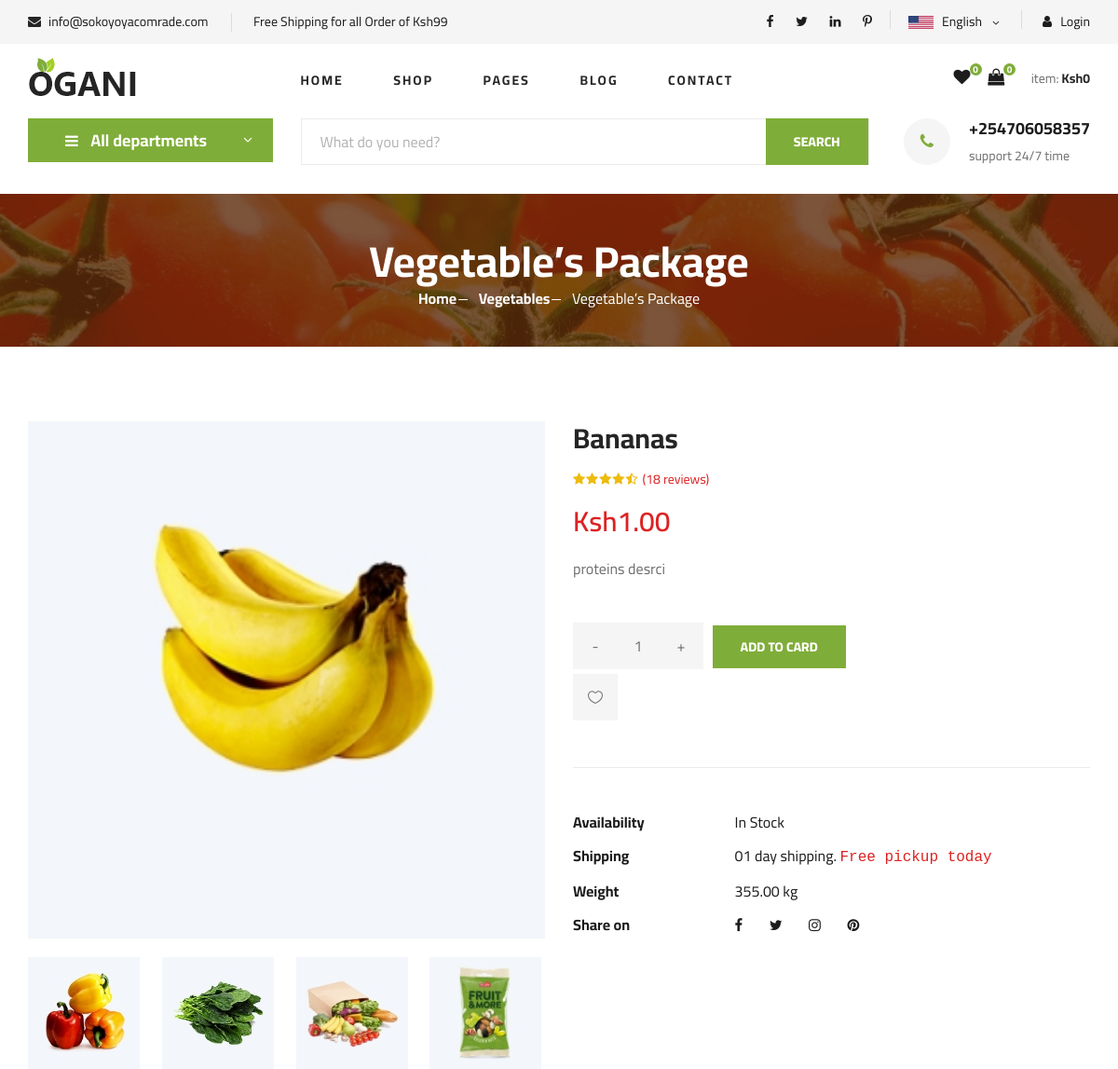
Before: /detail/9 (upper part) with the older database file.
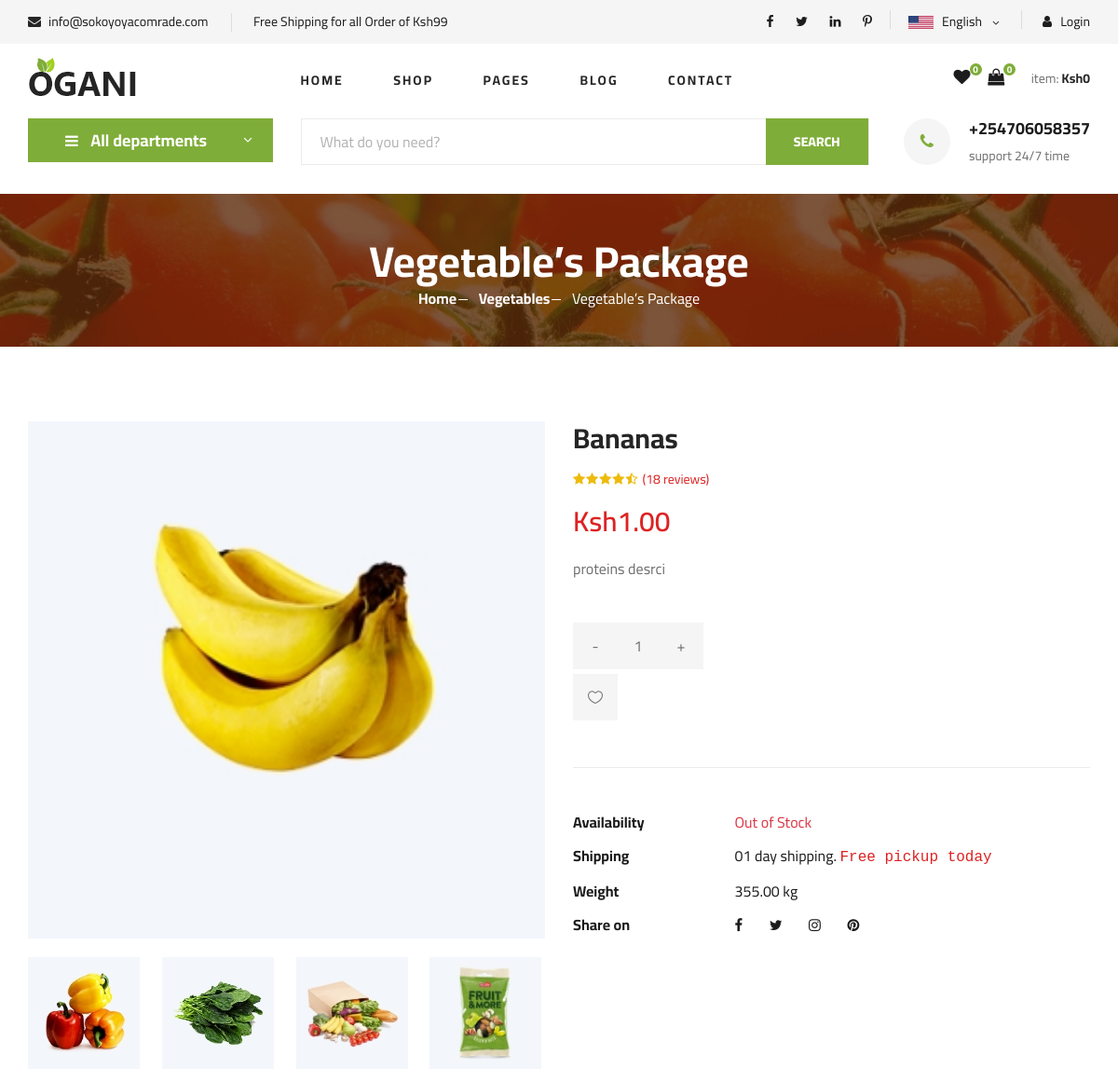
After: the same page with the newer database file.
### demoapp/models.py (models this page shows)
class Product(models.Model):
    category = models.ForeignKey(Category, on_delete=models.CASCADE, related_name="products")
    name = models.CharField(max_length=200)
    description = models.TextField()
    price = models.DecimalField(max_digits=10, decimal_places=2)
    image = models.ImageField(upload_to="product/")
    weight = models.DecimalField(max_digits=5, decimal_places=2, help_text="Weight in kg")
    stock = models.PositiveIntegerField(default=0)
    available = models.BooleanField(default=True)
    created_at = models.DateTimeField(auto_now_add=True)

### demoapp/views.py (the view)
# urls.py: path('detail/<int:i>',views.detail,name="detail"),
def detail(request,i):
    obj=Product.objects.get(id=i)
    mydict={
         "allCategory":Category.objects.all(),
         "Product":obj,
         "products": Product.objects.all(),
    }
    return render(request,'shop-details.html',context=mydict)

### demoapp/context_processors.py (called while the page is built)
def product_list(request):
    return {
        "product_list": Product.objects.all()
    }

def favorite_count(request):
    count = 0
    if request.user.is_authenticated:
        count = Favorite.objects.filter(user=request.user).count()
    return {
        "favorite_count": count
    }

def cart_total(request):
    cart = request.session.get('cart', {})
    subtotal = 0
    cart_count = 0
    for item in cart.values():
        subtotal += Decimal(item['price']) * item['quantity']
        cart_count += item['quantity']
    return {
        "subtotal": subtotal,
        "cart_count": cart_count
    }

### templates/shop-details.html (shortened to what this page needs)
{% extends 'master.html' %}
{% load static %}
{% block content%}
    <section class="breadcrumb-section set-bg" data-setbg="{% static 'img/breadcrumb.jpg' %}">
        <div class="container">
            <div class="row">
                <div class="col-lg-12 text-center">
                    <div class="breadcrumb__text">
                        <h2>Vegetable’s Package</h2>
                        <div class="breadcrumb__option">
                            <a href="{% url 'index' %}">Home</a>
                            <a href="{% url 'index' %}">Vegetables</a>
                            <span>Vegetable’s Package</span>
                        </div>
                    </div>
                </div>
            </div>
        </div>
    </section>
    <section class="product-details spad">
        <div class="container">
            <div class="row">
                <div class="col-lg-6 col-md-6">
                    <div class="product__details__pic">
                        <div class="product__details__pic__item">
                            <img class="product__details__pic__item--large"
                                src="{{ Product.image.url }}" alt="">
                        </div>
                        <div class="product__details__pic__slider owl-carousel">
                            <img data-imgbigurl="{% static 'img/product/details/product-details-2.jpg' %}"
                                src="{% static 'img/product/details/thumb-1.jpg" alt="">
                            <img data-imgbigurl="img/product/details/product-details-3.jpg' %}"
                                src="{% static 'img/product/details/thumb-2.jpg" alt="">
                            <img data-imgbigurl="img/product/details/product-details-5.jpg' %}"
                                src="{% static 'img/product/details/thumb-3.jpg" alt="">
                            <img data-imgbigurl="img/product/details/product-details-4.jpg' %}"
                                src="{% static 'img/product/details/thumb-4.jpg' %}" alt="">
                        </div>
                    </div>
                </div>
                <div class="col-lg-6 col-md-6">
                    <div class="product__details__text">
                        <h3>{{Product.name}}</h3>
                        <div class="product__details__rating">
                            <i class="fa fa-star"></i>
                            <i class="fa fa-star"></i>
                            <i class="fa fa-star"></i>
                            <i class="fa fa-star"></i>
                            <i class="fa fa-star-half-o"></i>
                            <span>(18 reviews)</span>
                        </div>
                        <div class="product__details__price">Ksh{{Product.price}}</div>
                        <p>{{Product.description}}</p>
                        <form action="{% url 'AddCart' %}" method="post">
                        <div class="product__details__quantity">
                            <div class="quantity">
                                <div class="pro-qty">
                                    <input type="text" value="1" name="quantity">
                                </div>
                            </div>
                        </div>
                        {% if Product.stock > 0 %}
                        <button type="submit"  class="site-btn">ADD TO CARD</button>
                        {% endif %}
                        </form>
                        <a href="#" class="heart-icon"><span class="icon_heart_alt"></span></a>
                        <ul>
                            <li><b>Availability</b>
                                {% if Product.stock > 0 %}
                                <span>In Stock</span>
                                {% else %}
                                <span class="text-danger">Out of Stock</span>
                                {% endif %}
                            </li>
                            <li><b>Shipping</b> <span>01 day shipping. <samp>Free pickup today</samp></span></li>
                            <li><b>Weight</b> <span>{{Product.weight}} kg</span></li>
                            <li><b>Share on</b>
                                <div class="share">
                                    <a href="#"><i class="fa fa-facebook"></i></a>
                                    <a href="#"><i class="fa fa-twitter"></i></a>
                                    <a href="#"><i class="fa fa-instagram"></i></a>
                                    <a href="#"><i class="fa fa-pinterest"></i></a>
                                </div>
                            </li>
                        </ul>
                    </div>
                </div>
            </div>
        </div>
    </section>
   {% endblock%}

### templates/master.html (shortened to what this page needs)
{% load static %}
<!DOCTYPE html>
<html lang="zxx">
<head>
    <link rel="stylesheet" href="{% static 'css/bootstrap.min.css' %}" type="text/css">
    <link rel="stylesheet" href="{% static 'css/font-awesome.min.css' %}" type="text/css">
    <link rel="stylesheet" href="{% static 'css/elegant-icons.css' %}" type="text/css">
    <link rel="stylesheet" href="{% static 'css/nice-select.css' %}" type="text/css">
    <link rel="stylesheet" href="{% static 'css/jquery-ui.min.css' %}" type="text/css">
    <link rel="stylesheet" href="{% static 'css/owl.carousel.min.css' %}" type="text/css">
    <link rel="stylesheet" href="{% static 'css/slicknav.min.css' %}" type="text/css">
    <link rel="stylesheet" href="{% static 'css/style.css' %}" type="text/css">
</head>
<body>
    <header class="header">
        <div class="header__top">
            <div class="container">
                <div class="row">
                    <div class="col-lg-6">
                        <div class="header__top__left">
                            <ul>
                                <li><i class="fa fa-envelope"></i> info@sokoyoyacomrade.com</li>
                                <li>Free Shipping for all Order of Ksh99</li>
                            </ul>
                        </div>
                    </div>
                    <div class="col-lg-6">
                        <div class="header__top__right">
                            <div class="header__top__right__social">
                                <a href="#"><i class="fa fa-facebook"></i></a>
                                <a href="#"><i class="fa fa-twitter"></i></a>
                                <a href="#"><i class="fa fa-linkedin"></i></a>
                                <a href="#"><i class="fa fa-pinterest-p"></i></a>
                            </div>
                            <div class="header__top__right__language">
                                <img src="{% static 'img/language.png' %}" alt="">
                                <div>English</div>
                                <span class="arrow_carrot-down"></span>
                            </div>
                            <div class="header__top__right__auth">
                                {% if user.is_authenticated %}
                                <a href="#"><i class="fa fa-user"></i>
                                    {{ user.username }}
                                </a>
                                <a href="{% url 'logout' %}">logout</a>
                                {% else %}
                                <a href="{% url 'login' %}"><i class="fa fa-user"></i>
                                    Login
                                </a>
                                {% endif %}
                            </div>
                        </div>
                    </div>
                </div>
            </div>
        </div>
        <div class="container">
            <div class="row">
                <div class="col-lg-3">
                    <div class="header__logo">
                        <a href="./index.html"><img src="{% static 'img/logo.png' %}" alt=""></a>
                    </div>
                </div>
                <div class="col-lg-6">
                    <nav class="header__menu">
                        <ul>
                            <li class="{% if request.path == '/' %}active{% endif %}"><a
                                    href="{% url 'index' %}">Home</a></li>
                            <li class="{% if request.path == '/shop/' %}active{% endif %}"><a
                                    href="{% url 'shop' %}">Shop</a></li>
                            <li><a href="#">Pages</a>
                            </li>
                            <li><a href="{% url 'blog' %}">Blog</a></li>
                            <li><a href="{% url 'contact' %}">Contact</a></li>
                        </ul>
                    </nav>
                </div>
                <div class="col-lg-3">
                    <div class="header__cart">
                        <ul>
                            <li><a href="#"><i class="fa fa-heart"></i> <span>{{ favorite_count }}</span></a></li>
                            <li>
                                <a href="{% url 'cart' %}">
                                    <i class="fa fa-shopping-bag"></i>
                                    <span>{{ request.session.cart|length }}</span>
                                </a>
                            </li>
                        </ul>
                        <div class="header__cart__price">item: <span>Ksh{{subtotal}}</span></div>
                    </div>
                </div>
            </div>
        </div>
    </header>
    <section class="hero hero-normal">
        <div class="container">
            <div class="row">
                <div class="col-lg-3">
                    <div class="hero__categories">
                        <div class="hero__categories__all">
                            <i class="fa fa-bars"></i>
                            <span>All departments</span>
                        </div>
                    </div>
                </div>
                <div class="col-lg-9">
                    <div class="hero__search">
                        <div class="hero__search__form">
                            <form action="{% url 'shop' %}">
                                <input type="text" class="hero__categories" name="product"
                                    placeholder="What do you need?" list="productlist" autocomplete="off">
                                <button type="submit" class="site-btn">SEARCH</button>
                            </form>
                        </div>
                        <div class="hero__search__phone">
                            <div class="hero__search__phone__icon">
                                <i class="fa fa-phone"></i>
                            </div>
                            <div class="hero__search__phone__text">
                                <h5>+254706058357</h5>
                                <span>support 24/7 time</span>
                            </div>
                        </div>
                    </div>
                </div>
            </div>
        </div>
    </section>
    {% block content%}
    {% endblock %}
</body>
</html>

Changed rows visible on the page:
changed Product "Bananas": stock 20 → 0 (drawn)
Other visible differences:
text no longer shown: "ADD TO CARD In Stock"
text now shown: "Out of Stock"
